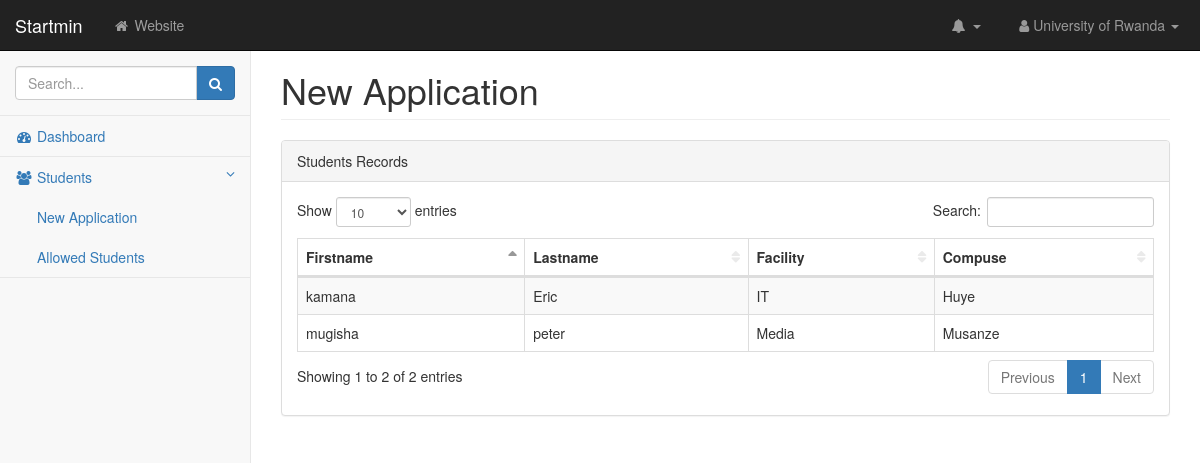
Screenshot of /schoolAdmin/new_application.php (signed in) with the database file from the repository.
### tables this page shows
CREATE TABLE `applications` (
  `id` int(11) NOT NULL,
  `student_id` varchar(20) NOT NULL,
  `school_id` varchar(20) NOT NULL,
  `facility` varchar(40) NOT NULL,
  `compuse` varchar(40) NOT NULL,
  `isPayed` varchar(10) NOT NULL DEFAULT 'no',
  `status` varchar(40) NOT NULL DEFAULT 'pending'
);

CREATE TABLE `student` (
  `id` int(11) NOT NULL,
  `fname` varchar(200) NOT NULL,
  `lname` varchar(200) NOT NULL,
  `username` varchar(200) NOT NULL,
  `password` varchar(200) NOT NULL
);

### schoolAdmin/new_application.php (the view, shortened to what this page needs)
<?php
include "../connection.php";
$id = $_SESSION['schoolId'];
$choolName = $_SESSION['schoolname'];
$query = "SELECT fname,lname,applications.facility,applications.compuse FROM student,applications,schools WHERE student.id=applications.student_id AND applications.school_id=schools.id AND schools.id='$id'";
$data = mysqli_query($connect, "$query");
?>
<!DOCTYPE html>
<html lang="en">
<head>
    <link href="css/bootstrap.min.css" rel="stylesheet">
    <link href="css/metisMenu.min.css" rel="stylesheet">
    <link href="css/dataTables/dataTables.bootstrap.css" rel="stylesheet">
    <link href="css/dataTables/dataTables.responsive.css" rel="stylesheet">
    <link href="css/startmin.css" rel="stylesheet">
    <link href="css/font-awesome.min.css" rel="stylesheet" type="text/css">
</head>
<body>
    <div id="wrapper">
        <nav class="navbar navbar-inverse navbar-fixed-top" role="navigation">
            <div class="navbar-header">
                <a class="navbar-brand" href="index.html">Startmin</a>
            </div>
            <ul class="nav navbar-nav navbar-left navbar-top-links">
                <li><a href="../index.html"><i class="fa fa-home fa-fw"></i> Website</a></li>
            </ul>
            <ul class="nav navbar-right navbar-top-links">
                <li class="dropdown navbar-inverse">
                    <a class="dropdown-toggle" data-toggle="dropdown" href="#">
                        <i class="fa fa-bell fa-fw"></i> <b class="caret"></b>
                    </a>
                </li>
                <li class="dropdown">
                    <a class="dropdown-toggle" data-toggle="dropdown" href="#">
                        <i class="fa fa-user fa-fw"></i><?php echo $choolName; ?> <b class="caret"></b>
                    </a>
                </li>
            </ul>
            <div class="navbar-default sidebar" role="navigation">
                <div class="sidebar-nav navbar-collapse">
                    <ul class="nav" id="side-menu">
                        <li class="sidebar-search">
                            <div class="input-group custom-search-form">
                                <input type="text" class="form-control" placeholder="Search...">
                                <span class="input-group-btn">
                                    <button class="btn btn-primary" type="button">
                                        <i class="fa fa-search"></i>
                                    </button>
                                </span>
                            </div>
                        </li>
                        <li>
                            <a href="index.php"><i class="fa fa-dashboard fa-fw"></i> Dashboard</a>
                        </li>
                        <li class="active">
                            <a href="#"><i class="fa fa-users fa-fw"></i> Students<span class="fa arrow"></span></a>
                            <ul class="nav nav-second-level">
                                <li class="active">
                                    <a href="flot.html">New Application</a>
                                </li>
                                <li>
                                    <a href="morris.html">Allowed Students</a>
                                </li>
                            </ul>
                        </li>
                    </ul>
                </div>
            </div>
        </nav>
        <div id="page-wrapper">
            <div class="container-fluid">
                <div class="row">
                    <div class="col-lg-12">
                        <h1 class="page-header">New Application</h1>
                    </div>
                </div>
                <div class="row">
                    <div class="col-lg-12">
                        <div class="panel panel-default">
                            <div class="panel-heading">
                                Students Records
                            </div>
                            <div class="panel-body">
                                <div class="table-responsive">
                                    <table class="table table-striped table-bordered table-hover" id="dataTables-example">
                                        <thead>
                                            <tr>
                                                <th>Firstname</th>
                                                <th>Lastname</th>
                                                <th>Facility</th>
                                                <th>Compuse</th>
                                            </tr>
                                        </thead>
                                        <tbody>
                                            <?php
                                            while ($row = mysqli_fetch_array($data)) {
                                                echo "
                                                 <tr class='odd gradeX'>
                                                <td>$row[0]</td>
                                                <td>$row[1]</td>
                                                <td>$row[2]</td>
                                                <td class='center'>$row[3]</td>
                                            </tr>
                                                 ";
                                            }
                                            ?>
                                        </tbody>
                                    </table>
                                </div>
                            </div>
                        </div>
                    </div>
                </div>
            </div>
        </div>
    </div>
</body>
</html>

### schoolAdmin/css/startmin.css (style rules this page uses)
body { background-color: #f8f8f8; }
#wrapper { width: 100%; }
#page-wrapper { padding-top: 30px; min-height: 568px; background-color: #fff; }
@media (min-width:768px) { #page-wrapper { position: inherit; margin-left: 250px; padding: 30px 15px 0 15px; border-left: 1px solid #e7e7e7; } }
.navbar-header { float: left; }
.navbar-left { float: left; }
.navbar-right { text-align: right; }
.navbar-top-links { margin: 0; }
.navbar-top-links li { display: inline-block; }
.navbar-top-links li:last-child { margin-right: 6px; }
.navbar-top-links li a { padding: 15px; min-height: 50px; }
.navbar-top-links>li>a { color: #999; }
.sidebar .sidebar-nav.navbar-collapse { padding-right: 0; padding-left: 0; }
.sidebar .sidebar-search { padding: 15px; }
.sidebar ul li { border-bottom: 1px solid #e7e7e7; }
.sidebar .arrow { float: right; }
.sidebar .fa.arrow:before { content: "\f104"; }
.sidebar .active>a>.fa.arrow:before { content: "\f107"; }
.sidebar .nav-second-level li, .sidebar .nav-third-level li { border-bottom: 0!important; }
.sidebar .nav-second-level li a { padding-left: 37px; }
@media (min-width:768px) { .sidebar { z-index: 1; position: absolute; width: 250px; margin-top: 51px; } }
table.dataTable thead .sorting, table.dataTable thead .sorting_asc, table.dataTable thead .sorting_desc, table.dataTable thead .sorting_asc_disabled, table.dataTable thead .sorting_desc_disabled { background: 0 0; }
table.dataTable thead .sorting_asc:after { content: "\f0de"; float: right; font-family: fontawesome; }
table.dataTable thead .sorting:after { content: "\f0dc"; float: right; font-family: fontawesome; color: rgba(50,50,50,.5); }

### rows the page displays
applications: student.fname "kamana", student.lname "Eric", facility "IT", compuse "Huye"
applications: student.fname "mugisha", student.lname "peter", facility "Media", compuse "Musanze"

### other values shown
$choolName "University of Rwanda"
